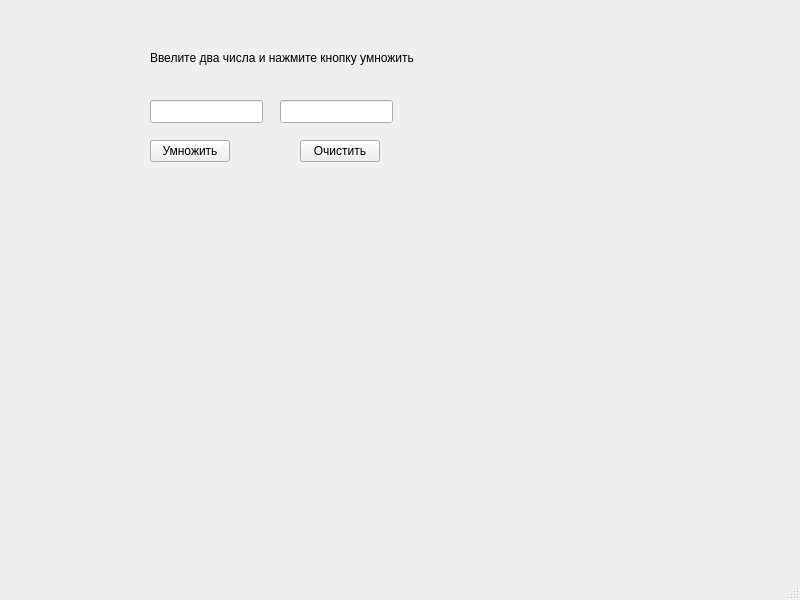
<?xml version="1.0" encoding="UTF-8"?>
<ui version="4.0">
 <class>MainWindow</class>
 <widget class="QMainWindow" name="MainWindow">
  <property name="geometry">
   <rect>
    <x>0</x>
    <y>0</y>
    <width>800</width>
    <height>600</height>
   </rect>
  </property>
  <property name="windowTitle">
   <string>MainWindow</string>
  </property>
  <widget class="QWidget" name="centralwidget">
   <widget class="QPushButton" name="multiplyButton">
    <property name="geometry">
     <rect>
      <x>150</x>
      <y>140</y>
      <width>80</width>
      <height>22</height>
     </rect>
    </property>
    <property name="text">
     <string>Умножить</string>
    </property>
   </widget>
   <widget class="QLineEdit" name="lineEdit">
    <property name="geometry">
     <rect>
      <x>150</x>
      <y>100</y>
      <width>113</width>
      <height>23</height>
     </rect>
    </property>
   </widget>
   <widget class="QLineEdit" name="lineEdit_2">
    <property name="geometry">
     <rect>
      <x>280</x>
      <y>100</y>
      <width>113</width>
      <height>23</height>
     </rect>
    </property>
   </widget>
   <widget class="QLabel" name="label">
    <property name="geometry">
     <rect>
      <x>150</x>
      <y>50</y>
      <width>291</width>
      <height>16</height>
     </rect>
    </property>
    <property name="text">
     <string>Ввелите два числа и нажмите кнопку умножить</string>
    </property>
   </widget>
   <widget class="QLabel" name="result">
    <property name="geometry">
     <rect>
      <x>250</x>
      <y>210</y>
      <width>91</width>
      <height>71</height>
     </rect>
    </property>
    <property name="font">
     <font>
      <pointsize>20</pointsize>
     </font>
    </property>
    <property name="text">
     <string/>
    </property>
   </widget>
   <widget class="QPushButton" name="clearButton">
    <property name="geometry">
     <rect>
      <x>300</x>
      <y>140</y>
      <width>80</width>
      <height>22</height>
     </rect>
    </property>
    <property name="text">
     <string>Очистить</string>
    </property>
   </widget>
  </widget>
  <widget class="QMenuBar" name="menubar">
   <property name="geometry">
    <rect>
     <x>0</x>
     <y>0</y>
     <width>800</width>
     <height>20</height>
    </rect>
   </property>
  </widget>
  <widget class="QStatusBar" name="statusbar"/>
 </widget>
 <resources/>
 <connections/>
</ui>
